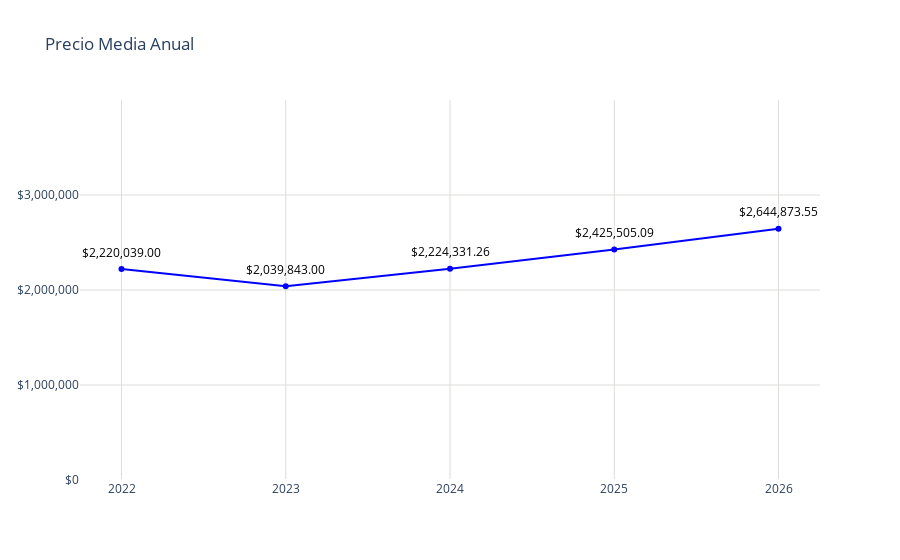

The code cell stored with this chart in its notebook:
### Code cell
# Datos
año = direct_data['año']
promedio = direct_data['promedio']

fig = go.Figure()
fig.add_trace(go.Scatter(
    x=año,
    y=promedio,
    mode='markers+lines',
    marker=dict(color='blue'),
))
# Agregar anotaciones para mostrar los valores encima de los puntos
for a, p in zip(año, promedio):
    fig.add_annotation(
        x=a,
        y=p,
        text=f"${p:,.2f}",  # Formatear el valor del promedio como moneda
        showarrow=False,
        font=dict(color='black', size=12),
        xshift=0,
        yshift=17,
        textangle=0
    )
# Actualizar diseño
fig.update_layout(
    title='Precio Media Anual',
    yaxis=dict(
        range=[-0, 4000000],  # Establecer el rango del eje y
        tickvals=[0, 1000000, 2000000, 3000000],  # Definir los valores de las marcas en el eje y
        ticktext=['$0', '$1,000,000', '$2,000,000', '$3,000,000', '$4,000,000'],  # Definir el texto de las marcas en el eje y
        gridcolor='#dddcda',  # Color de las líneas de la cuadrícula
        gridwidth=1  # Ancho de las líneas de la cuadrícula
    ),
    xaxis=dict(
        gridcolor='#dddcda', 
        tickmode='array',
        tickvals=año,
        ticktext=año
    ),
    plot_bgcolor='rgba(0,0,0,0)'
)
# Exportar gráfica como archivo HTML
def guardar_grafico_como_html(fig, nombre_archivo, carpeta='graficas'):
    # Crear la carpeta si no existe
    if not os.path.exists(carpeta):
        os.makedirs(carpeta)
    
    # Gráfica como archivo HTML en la carpeta especificada
    pio.write_html(fig, f'{carpeta}/{nombre_archivo}.html')

guardar_grafico_como_html(fig, 'g_scatt_preciomediaanual_direct_pachuca', carpeta='graficas')
fig.show()

### Figure 1 — Plotly figure (JSON) as saved in the notebook; plotly's stock layout.template omitted (floating-point values rounded to 4 significant figures)
{"data": [{"marker": {"color": "blue"}, "mode": "markers+lines", "type": "scatter", "x": [2022, 2023, 2024, 2025, 2026], "y": [2220039, 2039843, 2224000.0, 2426000.0, 2645000.0]}], "layout": {"annotations": [{"font": {"color": "black", "size": 12}, "showarrow": false, "text": "$2,220,039.00", "textangle": 0, "x": 2022, "xshift": 0, "y": 2220039, "yshift": 17}, {"font": {"color": "black", "size": 12}, "showarrow": false, "text": "$2,039,843.00", "textangle": 0, "x": 2023, "xshift": 0, "y": 2039843, "yshift": 17}, {"font": {"color": "black", "size": 12}, "showarrow": false, "text": "$2,224,331.26", "textangle": 0, "x": 2024, "xshift": 0, "y": 2224000.0, "yshift": 17}, {"font": {"color": "black", "size": 12}, "showarrow": false, "text": "$2,425,505.09", "textangle": 0, "x": 2025, "xshift": 0, "y": 2426000.0, "yshift": 17}, {"font": {"color": "black", "size": 12}, "showarrow": false, "text": "$2,644,873.55", "textangle": 0, "x": 2026, "xshift": 0, "y": 2645000.0, "yshift": 17}], "plot_bgcolor": "rgba(0,0,0,0)", "title": {"text": "Precio Media Anual"}, "xaxis": {"gridcolor": "#dddcda", "tickmode": "array", "ticktext": [2022, 2023, 2024, 2025, 2026], "tickvals": [2022, 2023, 2024, 2025, 2026]}, "yaxis": {"gridcolor": "#dddcda", "gridwidth": 1, "range": [0, 4000000], "ticktext": ["$0", "$1,000,000", "$2,000,000", "$3,000,000", "$4,000,000"], "tickvals": [0, 1000000, 2000000, 3000000]}}}
